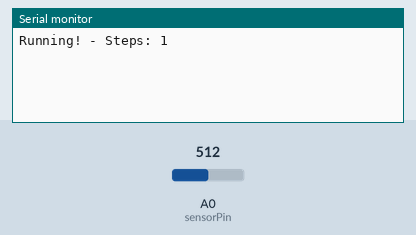
This sketch was run on a simulated Arduino Uno, built with avr-gcc and run on an emulated ATmega328P. On the bench: the last lines printed to the serial monitor. The inputs (shaded band) are chosen by the test bench; at power-on: A0 (sensorPin) = 512.

Above: at 1.2 s.
1.3 s: A0 (sensorPin) set to 20
At 2.6 s:
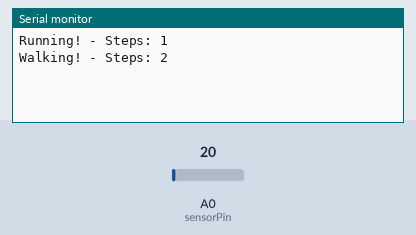
2.9 s: A0 (sensorPin) set to 40
At 3.9 s:
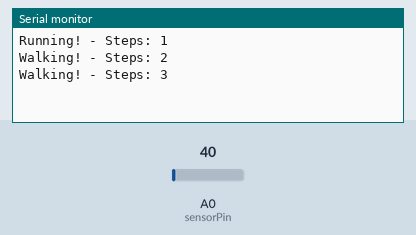

The sketch:

Pedometer.ino
```cpp
int sensorPin = A0;   // voltage input. Use any ADC pin (starts with A)
int sensorValue = 0;  // stores value from ADC

int numSteps = 0;   // tracks number of steps taken
int counter = 0;    // tracks how long since the last step was taken

int minValue = 30;     // minimum sensor value for a complete weight shift
int run_thresh = 4;    // maximum duration to be considered running

void setup()
{
  Serial.begin(115200);    // Opens serial port, Baud Rate 115200 bps
}

void loop()
{
  int sensorValue = analogRead (sensorPin);   // reads the sensor
  // returns 0-1023

  counter++;

  // weight shift to sensored foot
  if (sensorValue > minValue) {
    if (counter > run_thresh) {
      Serial.print("Walking! - Steps: ");
    } else {
      Serial.print("Running! - Steps: ");
    }

    numSteps++;
    Serial.println(numSteps);
    counter = 0;

    while (sensorValue > minValue) {
      sensorValue = analogRead (sensorPin);   // reads the sensor
      counter++;
      delay(100);
    }

    // weight shift to non-sensored foot
    if (counter > run_thresh) {
      Serial.print("Walking! - Steps: ");
    } else {
      Serial.print("Running! - Steps: ");
    }

    numSteps++;
    Serial.println(numSteps);
    counter = 0;

    delay(100);
  }

  delay(100);
}
```

Measured:
- after the input at 1.3 s, the serial monitor: prints a new line after 0.10 s (image 1)
- after the input at 2.9 s, the serial monitor: prints a new line at once (image 2)
